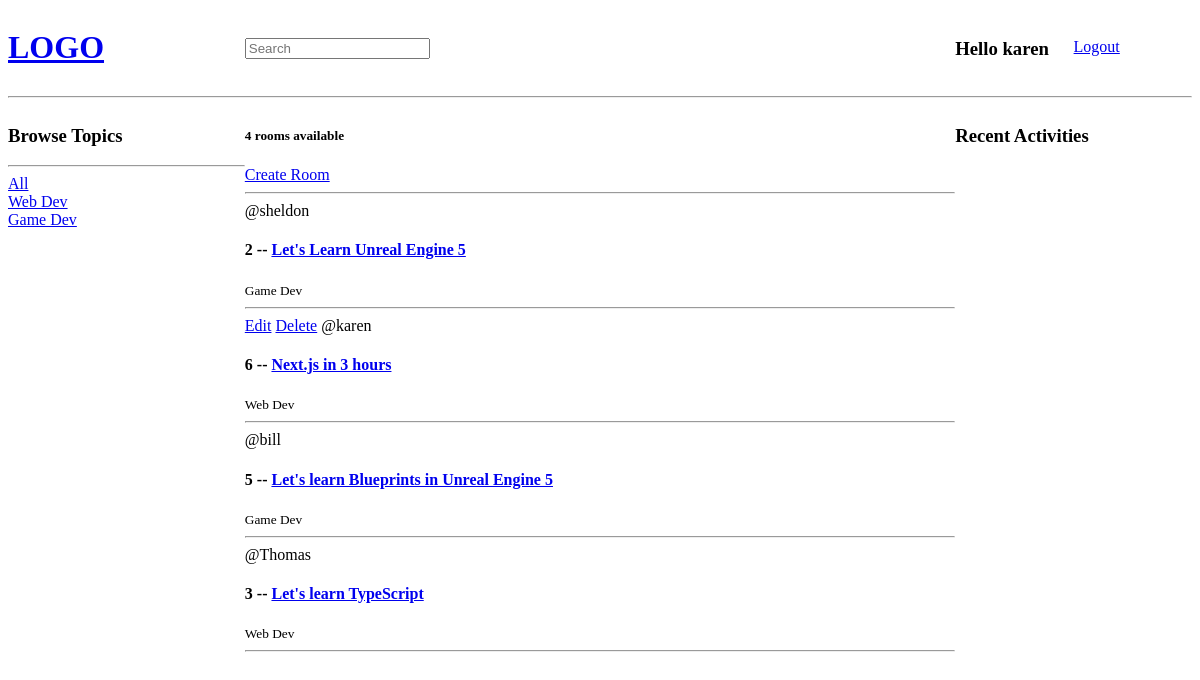
Screenshot of / (signed in) with the database file from the repository.
### base/models.py (models this page shows, shortened)
class Topic(models.Model):
    name = models.CharField(max_length=200)

class Room(models.Model):
    host = models.ForeignKey(User, on_delete=models.SET_NULL, null=True)
    topic = models.ForeignKey(Topic, on_delete=models.SET_NULL, null=True)
    name = models.CharField(max_length=200)
    description = models.TextField(null=True, blank=True)
    participants = models.ManyToManyField(User, related_name='participants', blank=True)
    updated = models.DateTimeField(auto_now=True)
    created = models.DateTimeField(auto_now_add=True)
    class Meta:
        ordering = ['-updated', '-created']

### base/views.py (the view)
# urls.py: path('', views.home, name="home"),
def home(request):
    q = request.GET.get('q') if request.GET.get('q') != None else ''
    rooms = Room.objects.filter(
        Q(topic__name__icontains=q) |
        Q(name__icontains=q) |
        Q(description__icontains=q)
        )
    topics = Topic.objects.all()
    room_count = rooms.count()
    context = {
        'rooms': rooms,
        'topics': topics,
        'room_count': room_count,
    }
    return render(request, 'base/home.html', context)

### base/templates/base/home.html (shortened to what this page needs)
{% extends 'main.html' %}
{% block content %}
<div class="home-container">
  <div>
    <h3>Browse Topics</h3>
    <hr />
    <div>
        <a href={% url 'home' %}>All</a>
    </div>
    {% for topic in topics %}
        <div>
            <a href={% url 'home' %}?q={{topic.name}}>{{topic.name}}</a>
        </div>
    {% endfor %}
  </div>
  <div>
    <h5>{{room_count}} rooms available</h5>
    <a href="{% url 'create-room' %}">Create Room</a>
    <hr />
    <div>
      {% for room in rooms%}
      <div>
        {% if request.user == room.host %}
        <a href="{% url 'update-room' room.id %}">Edit</a>
        <a href="{% url 'delete-room' room.id %}">Delete</a>
        {% endif %}
        <span>@{{room.host.username}}</span>
        <h4>
          {{room.id}} -- <a href="{% url 'room' room.id %}">{{room.name}}</a>
        </h4>
        <small>{{room.topic.name}}</small>
        <hr />
      </div>
      {% endfor %}
    </div>
  </div>
  <div>
    <h3>Recent Activities</h3>
  </div>
</div>
{% endblock content %}

### templates/navbar.html (shortened to what this page needs)
<div class='nav-container'>
    <div>
        <a href="/">
            <h1>LOGO</h1>
        </a>
    </div>
    <div class='search'>
        <form method="GET"  action="{% url 'home' %}">
            <input type="text" class="text" name="q" placeholder="Search">
        </form>
    </div>
    <div class="top-right">
        {% if request.user.is_authenticated %}
            <h3 class="name">Hello {{request.user}}</h3>
            <a href={% url 'logout' %} class='auth'>Logout</a>
        {% else %}
            <a href={% url 'login' %} class='auth'>Login</a>
        {% endif %}
    </div>
</div>
<hr>

### templates/navbar.html (style rules this page uses)
.nav-container { display: grid; grid-template-columns: 1fr 3fr 1fr; }
.search { margin-top: 30px; }
.top-right { display: grid; grid-template-columns: 1fr 1fr; }
.auth { margin-top: 30px; }
.name { margin-top: 30px; }

### base/templates/base/home.html (style rules this page uses)
.home-container { display: grid; grid-template-columns: 1fr 3fr 1fr; }

### rows the page displays
Topic: name "Web Dev"
Topic: name "Game Dev"
Room: host.username "sheldon", id "2", name "Let's Learn Unreal Engine 5", topic.name "Game Dev"
Room: shows "Edit", host.username "karen", id "6", name "Next.js in 3 hours", topic.name "Web Dev"
Room: host.username "bill", id "5", name "Let's learn Blueprints in Unreal Engine 5", topic.name "Game Dev"
Room: host.username "Thomas", id "3", name "Let's learn TypeScript", topic.name "Web Dev"

### other values shown
{{ request.user }} "karen"
{{ room_count }} "4"
